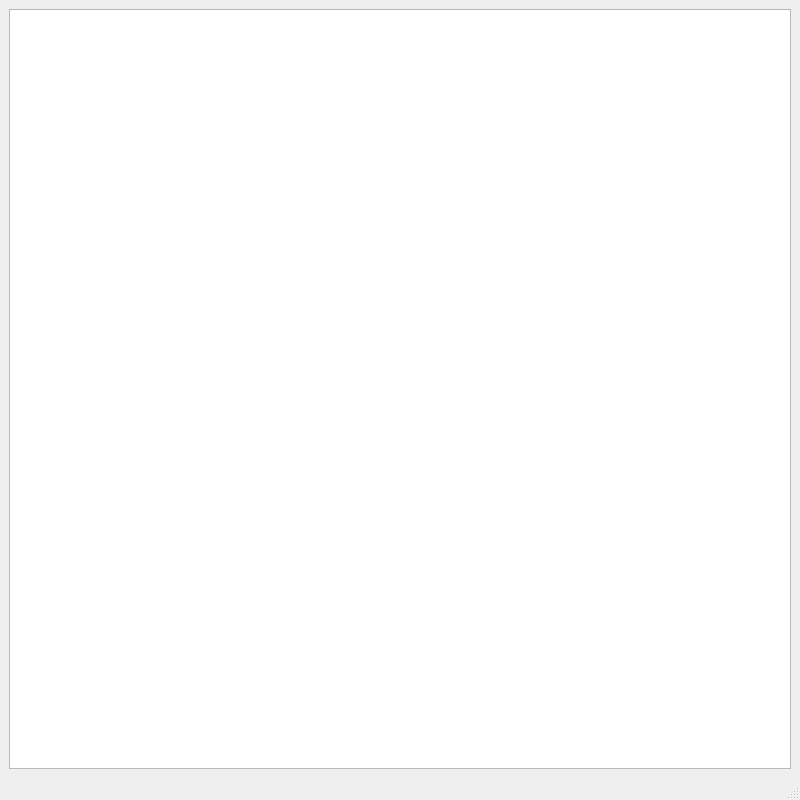
<?xml version="1.0" encoding="UTF-8"?>
<ui version="4.0">
 <class>IndicatorWindow</class>
 <widget class="QMainWindow" name="IndicatorWindow">
  <property name="geometry">
   <rect>
    <x>0</x>
    <y>0</y>
    <width>800</width>
    <height>800</height>
   </rect>
  </property>
  <property name="windowTitle">
   <string>IndicatorWindow</string>
  </property>
  <widget class="QWidget" name="centralwidget">
   <layout class="QGridLayout" name="gridLayout">
    <item row="0" column="0">
     <widget class="QGraphicsView" name="graphicsView"/>
    </item>
   </layout>
  </widget>
  <widget class="QMenuBar" name="menubar">
   <property name="geometry">
    <rect>
     <x>0</x>
     <y>0</y>
     <width>800</width>
     <height>22</height>
    </rect>
   </property>
  </widget>
  <widget class="QStatusBar" name="statusbar"/>
 </widget>
 <resources/>
 <connections/>
</ui>
